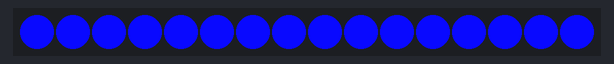
This sketch was run on a simulated Arduino Uno, built with avr-gcc and run on an emulated ATmega328P. On the bench: 16 RGB LEDs in strip order, left to right.

Above: at 0.01 s.
At 68.6 s:
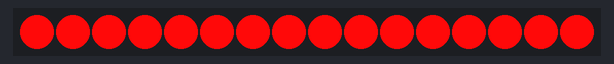

The sketch:

for-loop.ino.ino
```cpp
// RGBW (Red Green Blue White Neo-Pixel starter code
// 16 LEDS  increment
// RC Rawlings 170413

int clearColor();
int one();
int two();

#include <Adafruit_NeoPixel.h>
#ifdef __AVR__
  #include <avr/power.h>
#endif

#define PIN 6

#define NUM_LEDS 16

#define BRIGHTNESS 250

Adafruit_NeoPixel strip = Adafruit_NeoPixel(NUM_LEDS, PIN, NEO_GRBW + NEO_KHZ800);


void setup() {
  Serial.begin(115200);
  strip.setBrightness(BRIGHTNESS);
  strip.begin();
  strip.show(); // Initialize all pixels to 'off'
}

// Initialize some variables for the void loop()


void loop() {
  clearColor();
  one();
  two();

}

int clearColor(){
  int red = 0, green= 0, blue = 255, white = 10;
  int wait = 75;
  int led = 0;
  int i;

   for ( led = 0; led < 16; led++){
    strip.setPixelColor(led, red, green , blue, white);
  }//end of for loop
    strip.show();
    delay(wait);
    red = red + 8;
    green = green + 16;
    blue = blue + 32;
    white = white + 1;

    if (red > 255) red = 0;
    if (green > 255) green = 0;
    if (blue > 255) blue = 0;
    if (white > 50) white = 0;

    if (red < 0) red = 255;
    if (green  < 0) green = 255;
    if (blue < 0) blue = 255;
    if (white  < 0 ) white = 50;
}
int one(){
  int red = 0, green= 0, blue = 0, white = 255;
  int wait = 75;
  int led = 0;
  int i;

   for ( led = 0; led < 16; led++){
    strip.setPixelColor(led, red, green , blue, white);
  }//end of for loop
    strip.show();
    delay(wait);
    red = red + 8;
    green = green + 16;
    blue = blue + 32;
    white = white + 1;

    if (red > 255) red = 0;
    if (green > 255) green = 0;
    if (blue > 255) blue = 0;
    if (white > 50) white = 0;

    if (red < 0) red = 255;
    if (green  < 0) green = 255;
    if (blue < 0) blue = 255;
    if (white  < 0 ) white = 50;
}
int two(){
  int red = 255, green= 0, blue = 0, white = 10;
  int wait = 75;
  int led = 0;
  int i;

   for ( led = 0; led < 16; led++){
    strip.setPixelColor(led, red, green , blue, white);
  }//end of for loop
    strip.show();
    delay(wait);
    red = red + 8;
    green = green + 16;
    blue = blue + 32;
    white = white + 1;

    if (red > 255) red = 0;
    if (green > 255) green = 0;
    if (blue > 255) blue = 0;
    if (white > 50) white = 0;

    if (red < 0) red = 255;
    if (green  < 0) green = 255;
    if (blue < 0) blue = 255;
    if (white  < 0 ) white = 50;
}
```
